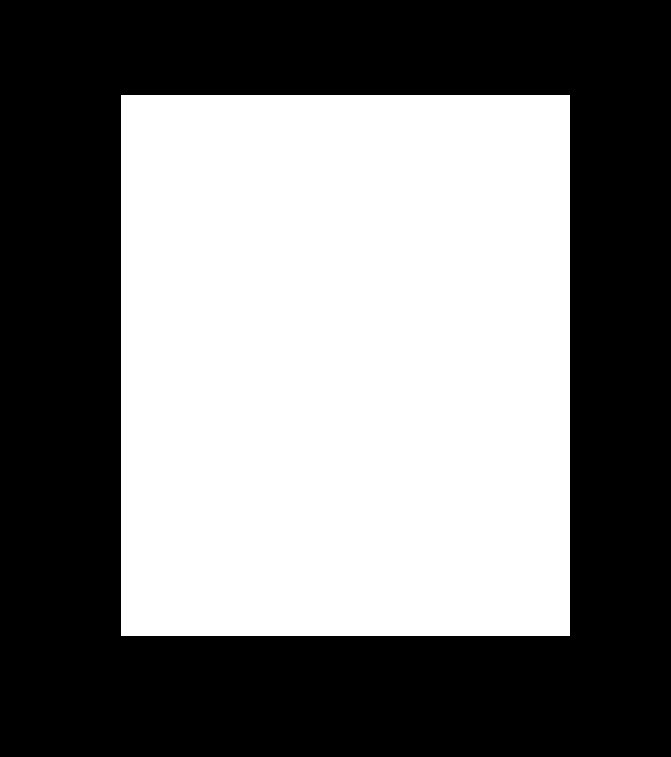
#> input picture w2/bayes_search_out/best_masks/00021.png, 671 x 757 px, given in place of 00021.jpg, which was not available
$ jupyter execute segmentation.ipynb
#> lines starting #> are read from the running program, lines starting #| are printed output that depends on the picture; after the words box and inside, x2 and y2 are one past the last pixel; in counts of white or black regions, pixels touching at a corner belong together; pictures that were not available may be replaced by others from this repository, and a replacement may not be noted
### w2/utils.py
from pathlib import Path
import matplotlib.pyplot as plt
import numpy as np
import cv2
import scipy.spatial.distance as sd
from typing import Literal
from scipy import ndimage as ndi
from scipy.ndimage import gaussian_filter1d


# =============================================================================
# TOOLS
# =============================================================================

# We only use .jpg because these are the only ones that contain the required images.
# [474 lines left out: functions load_images, show_histogram, normalize, normalize_lab_image, color_light_block_descriptor, color_light_block_descriptors and 8 more, not called in this run]


DISTANCES = ["bhattacharyya", 'braycurtis', 'canberra', 'chebyshev', "chi2", 'cityblock', 'correlation', 'cosine', 'dice', 'euclidean', 'hamming', "hellinger", "histogram_intersection", 'jaccard', 'jensenshannon', 'mahalanobis', 'minkowski', 'rogerstanimoto', 'russellrao', 'seuclidean', 'sokalsneath', 'sqeuclidean', "total_variation", 'yule']


# [31 lines left out: function get_distances, not called in this run]


# =============================================================================
# SEGMENTATION
# =============================================================================

BORDER_SIZE = 15
MEDIAN_KSIZE = 5
WALLTHR_K = 6
GMM_SAMPLE_SIZE = 14
GMM_SMOOTH_SIGMA = 2
PROJ_FRAC = 0.5


def prefilter_image(bgr: np.ndarray, name: Literal["none", "median"]) -> np.ndarray:
    """
    Apply an optional denoising filter to an image.

    Args:
        bgr: Input image in BGR color space.
        name: Filter to apply. "none" returns the image unchanged and
            "median" applies a median blur of size MEDIAN_KSIZE.

    Returns:
        Filtered image with the same shape as the input.
    """
    if name == "none":
        return bgr
    if name == "median":
        return cv2.medianBlur(bgr, MEDIAN_KSIZE)
    raise ValueError(f"Unknown prefilter: {name}")


def border_mask(h: int, w: int, b: int = BORDER_SIZE) -> np.ndarray:
    """
    Build a mask selecting a frame of pixels along the image border.

    The border is assumed to contain only wall, so it is used to model
    the background color distribution.

    Args:
        h: Image height in pixels.
        w: Image width in pixels.
        b: Border width in pixels. It is clipped so that it never exceeds
            half of the image height or width.

    Returns:
        Boolean mask of shape (h, w), True on the border pixels.
    """
    b = max(1, min(b, h // 2, w // 2))
    m = np.zeros((h, w), bool)
    m[:b, :] = m[-b:, :] = True
    m[:, :b] = m[:, -b:] = True
    return m


def mahalanobis(color: np.ndarray, border: np.ndarray, channels: list[int]) -> np.ndarray:
    """
    Compute the Mahalanobis distance of each pixel to the background.

    The background is modeled as a Gaussian fitted to the border pixels,
    so pixels that look like the wall get small distances and pixels
    from the painting get large ones.

    Args:
        color: Image in the chosen color space (HSV or Lab).
        border: Boolean mask of the pixels used to model the background.
        channels: Indices of the color channels to use.

    Returns:
        Float32 array of shape (h, w) with the distance of each pixel.
    """
    color = color[..., channels].astype(np.float64)
    background_pixels = color[border]
    mean = background_pixels.mean(axis=0)

    covariance = np.atleast_2d(np.cov(background_pixels, rowvar=False))
    covariance += np.eye(len(channels)) * 1e-3
    inverse_covariance = np.linalg.pinv(covariance)

    delta = color - mean
    distance_squared = np.einsum(
        "...i,ij,...j->...",
        delta,
        inverse_covariance,
        delta,
    )
    distance = np.sqrt(np.maximum(distance_squared, 0)).astype(np.float32)
    return distance


def threshold_value(
    distance: np.ndarray,
    border: np.ndarray,
    method: Literal["otsu", "triangle", "gmm", "wallthr"],
) -> float:
    """
    Compute the threshold that separates the painting from the wall.

    Pixels with a distance greater than the threshold are foreground.
    "wallthr" uses a robust statistic of the border distances (median +
    WALLTHR_K * MAD). "otsu", "triangle" and "gmm" work on the distance
    clipped to [0, 255]; "gmm" fits two Gaussians and takes the histogram
    minimum between their means.

    Args:
        distance: Distance map returned by mahalanobis.
        border: Boolean mask of the border pixels.
        method: Thresholding method to use.

    Returns:
        Threshold value in distance units.
    """
    if method == "wallthr":
        wall_d = distance[border].astype(np.float64)
        med = np.median(wall_d)
        return med + WALLTHR_K * 1.4826 * np.median(np.abs(wall_d - med))

    src = np.clip(distance, 0, 255).astype(np.uint8)

    if method == "otsu":
        t, _ = cv2.threshold(src, 0, 255, cv2.THRESH_BINARY + cv2.THRESH_OTSU)
        return t
    if method == "triangle":
        t, _ = cv2.threshold(src, 0, 255, cv2.THRESH_BINARY + cv2.THRESH_TRIANGLE)
        return t
    if method == "gmm":
        from sklearn.mixture import GaussianMixture
        sample = cv2.resize(src, (GMM_SAMPLE_SIZE, GMM_SAMPLE_SIZE),
                            interpolation=cv2.INTER_CUBIC).reshape(-1, 1).astype(np.float64)
        gmm = GaussianMixture(n_components=2, covariance_type="full", random_state=0).fit(sample)
        m1, m2 = np.sort(gmm.means_.flatten())
        hist, bins = np.histogram(src, bins=256, range=(0, 256))
        hist_smooth = gaussian_filter1d(hist.astype(np.float64), sigma=GMM_SMOOTH_SIGMA)
        centers = (bins[:-1] + bins[1:]) / 2
        between = (centers > m1) & (centers < m2)
        if not between.any():   # the two gaussians are too close
            return (m1 + m2) / 2
        return centers[between][np.argmin(hist_smooth[between])]
    raise ValueError(f"Unknown threshold: {method}")


def close(mask: np.ndarray, frac: float) -> np.ndarray:
    """
    Apply a morphological closing to fill small gaps in a binary mask.

    Args:
        mask: Binary mask as a uint8 array.
        frac: Size of the square kernel as a fraction of the smallest
            image side. Kernels smaller than 2 pixels are skipped.

    Returns:
        Closed binary mask with the same shape as the input.
    """
    h, w = mask.shape
    n = int(frac * min(h, w))
    if n < 2:
        return mask
    kernel = cv2.getStructuringElement(cv2.MORPH_RECT, (n, n))
    return cv2.morphologyEx(mask, cv2.MORPH_CLOSE, kernel)


def largest_component_filled(mask: np.ndarray) -> np.ndarray:
    """
    Keep only the largest connected component and fill its holes.

    Args:
        mask: Binary mask as a uint8 array.

    Returns:
        Binary uint8 mask containing only the largest component, with its
        holes filled. All zeros if the input has no foreground.
    """
    n, labels, stats, _ = cv2.connectedComponentsWithStats(mask, connectivity=8)
    if n < 2:
        return np.zeros_like(mask)
    largest = 1 + np.argmax(stats[1:, cv2.CC_STAT_AREA])
    return ndi.binary_fill_holes(labels == largest).astype(np.uint8)


def mask_to_rect(mask: np.ndarray) -> np.ndarray:
    """
    Convert a mask into an axis-aligned rectangle using its projections.

    A column (row) belongs to the painting if its fraction of foreground
    pixels exceeds PROJ_FRAC times the maximum over all columns (rows).
    This ignores thin protrusions that a plain bounding box would include.

    Args:
        mask: Binary mask as a uint8 array.

    Returns:
        Binary uint8 mask of the same shape, with ones inside the rectangle.
        All zeros if the input has no foreground.
    """
    H, W = mask.shape
    mask_rect = np.zeros((H, W), np.uint8)
    if not mask.any():
        return mask_rect
    col_prof, row_prof = mask.mean(axis=0), mask.mean(axis=1)
    cols = col_prof > PROJ_FRAC * col_prof.max()
    rows = row_prof > PROJ_FRAC * row_prof.max()
    x0, x1 = np.where(cols)[0][[0, -1]]
    y0, y1 = np.where(rows)[0][[0, -1]]
    mask_rect[y0:y1 + 1, x0:x1 + 1] = 1
    return mask_rect

# Pipeline
# [230 lines left out: functions segment, segments, crop_to_mask, apk, mapk, evaluate and 2 more, not called in this run]

### w2/segmentation.ipynb
[cell 1]
from pathlib import Path
import numpy as np
import cv2
import matplotlib.pyplot as plt
from matplotlib.patches import Rectangle
from sklearn.mixture import GaussianMixture

from utils import (
    border_mask, mahalanobis, threshold_value, close, largest_component_filled,
    mask_to_rect, segment, metrics, prefilter_image
)

BEST_PARAMS = {
    "prefilter": "none",
    "color_space": "HSV",
    "channels": [1, 2],
    "threshold": "otsu",
    "close_frac": 0.012306
}

plt.rcParams.update({"figure.dpi": 110, "font.size": 10, "axes.spines.top": False,
                     "axes.spines.right": False})
FIG_DIR = Path("results/segmentation")
FIG_DIR.mkdir(parents=True, exist_ok=True)
METHODS = ["otsu", "triangle", "gmm", "wallthr"]

def save(fig, name):
    fig.tight_layout()
    fig.savefig(FIG_DIR / f"{name}.png", dpi=200, bbox_inches="tight")

def rgb(bgr):
    return cv2.cvtColor(bgr, cv2.COLOR_BGR2RGB)

def show(ax, image, title=None, **kwargs):
    ax.imshow(image, **kwargs)
    ax.set_axis_off()
    if title:
        ax.set_title(title)

def gauss(x, mean, std):
    return np.exp(-0.5 * ((x - mean) / std) ** 2) / (std * np.sqrt(2 * np.pi))

def black_background(mask):
    return np.where(mask.astype(bool), 255, 0).astype(np.uint8)

[cell 2]
# Pipeline parameters: edit these values to choose the image and segmentation settings.
DATA_DIR = Path().resolve().parent / "data" / "qsd2_w2"
IMG_NAME = "00021.jpg"

P = dict(BEST_PARAMS)
# Optional overrides, for example:
# P.update({"prefilter": "median", "color_space": "HSV", "threshold": "gmm"})
# Supported keys and values follow BEST_PARAMS in utils.py.

img_bgr = cv2.imread(str(DATA_DIR / IMG_NAME))
#> img_bgr is the input picture: shape (757, 671, 3); 47.8% white; 1 white region, box (x1, y1, x2, y2) and area: (121, 95, 570, 636) 242909
if img_bgr is None:
    raise FileNotFoundError(f"Image not found: {DATA_DIR / IMG_NAME}")
gt_img = cv2.imread(str((DATA_DIR / IMG_NAME).with_suffix(".png")), cv2.IMREAD_GRAYSCALE)
gt = None if gt_img is None else (gt_img > 127).astype(np.uint8)
h, w = img_bgr.shape[:2]

filtered = {name: __import__("utils").prefilter_image(img_bgr, name) for name in ["none", "median"]}
#> filtered = 2 items
img_f = filtered[P["prefilter"]]
border = border_mask(h, w)
hsv = cv2.cvtColor(img_f, cv2.COLOR_BGR2HSV)
#> hsv: shape (757, 671, 3); mean H, S, V 0, 0, 121.9
lab = cv2.cvtColor(img_f, cv2.COLOR_BGR2LAB)
#> lab: shape (757, 671, 3); mean of channels 0, 1, 2 121.9, 128, 128
color = {"HSV": hsv, "LAB": lab}[P["color_space"]]
CH = P["channels"]
dist = mahalanobis(color, border, CH)
#> in mahalanobis, `background_pixels = color[border]`: background_pixels = 41940 pairs, first value 0 to 0, second value 0 to 0
#> in mahalanobis, `mean = background_pixels.mean(axis=0)`: mean = [0, 0]
#> in mahalanobis, `covariance = np.atleast_2d(np.cov(background_pixels, rowvar=False))`: covariance = [[0, 0], [0, 0]]
#> in mahalanobis, `covariance += np.eye(len(channels)) * 1e-3`: covariance = [[0.001, 0], [0, 0.001]]
#> in mahalanobis, `inverse_covariance = np.linalg.pinv(covariance)`: inverse_covariance = [[1000, 0], [0, 1000]]
T = {method: threshold_value(dist, border, method) for method in METHODS}
#> in threshold_value, `t, _ = cv2.threshold(src, 0, 255, cv2.THRESH_BINARY + cv2.THRESH_OTSU)`: t = 0
#> T = {'otsu': 0, 'triangle': 2, 'gmm': 9.5, 'wallthr': 0}
RAW = {method: (dist > T[method]).astype(np.uint8) for method in METHODS}
#> RAW = 4 items
print(f"Image: {IMG_NAME} | prefilter: {P['prefilter']} | color space: {P['color_space']} | threshold: {P['threshold']}")

[cell 3]
fig, axes = plt.subplots(1, 2, figsize=(9, 4))
show(axes[0], rgb(img_bgr), "Original")
show(axes[1], black_background(gt) if gt is not None else np.zeros((h, w), np.uint8), "Ground truth", cmap="gray", vmin=0, vmax=255)
save(fig, "01_original_ground_truth")
#> in save, `fig.savefig(FIG_DIR / f"{name}.png", dpi=200, bbox_inches="tight")`:
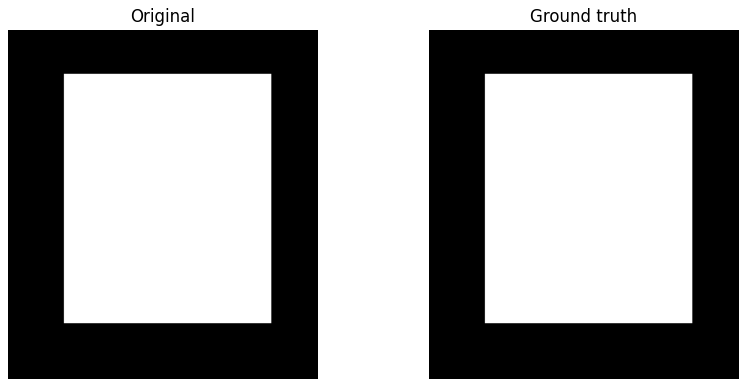
#> figure drawn by matplotlib, 2 panels
plt.show()

[cell 4]
fig, axes = plt.subplots(1, 2, figsize=(9, 4))
show(axes[0], rgb(img_bgr), "Original")
show(axes[1], rgb(img_f), "Median blur" if P["prefilter"] == "median" else "Filtered")
save(fig, "02_prefilter")
plt.show()

[cell 5]
fig, axes = plt.subplots(2, 3, figsize=(10, 6))

for row, (space, data, names) in enumerate([
    ("HSV", hsv, ["H", "S", "V"]),
    ("Lab", lab, ["L*", "a*", "b*"]),
]):
    for col, name in enumerate(names):
        channel = data[..., col]

        vmax = 180 if space == "HSV" and name == "H" else 255

        axes[row, col].imshow(
            channel,
            cmap="gray",
            vmin=0,
            vmax=vmax,
            interpolation="nearest"
        )
        axes[row, col].set_title(name)
        axes[row, col].axis("off")
#> this loop made 2 passes
#> (row, space, names) on passes 1 to 2: (0, 'HSV', ['H', 'S', 'V']), (1, 'Lab', ['L*', 'a*', 'b*'])

plt.tight_layout()
save(fig, "04_hsv_lab")
#> call 3 of save, with name = '04_hsv_lab'
#> in save (call 3), `fig.savefig(FIG_DIR / f"{name}.png", dpi=200, bbox_inches="tight")`:
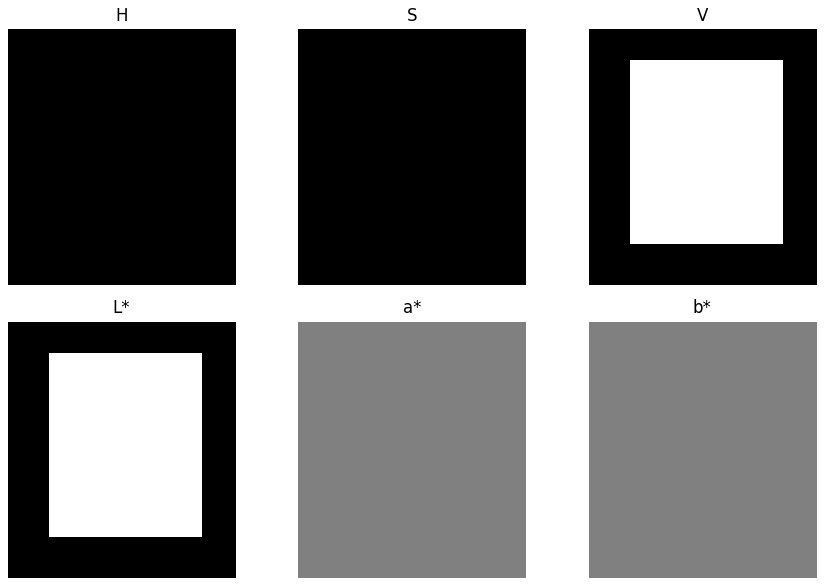
#> figure drawn by matplotlib, 6 panels
plt.show()

[cell 6]
fig, axes = plt.subplots(1, 3, figsize=(10, 4))

for ax, (i, name) in zip(axes, enumerate(["H", "S", "V"])):
    vmax = 180 if name == "H" else 255
    ax.imshow(hsv[..., i], cmap="gray", vmin=0, vmax=vmax, interpolation="nearest")
    ax.set_title(name)
    ax.axis("off")

plt.tight_layout()
save(fig, "04_hsv")
#> call 4 of save, with name = '04_hsv'
#> in save (call 4), `fig.savefig(FIG_DIR / f"{name}.png", dpi=200, bbox_inches="tight")`:
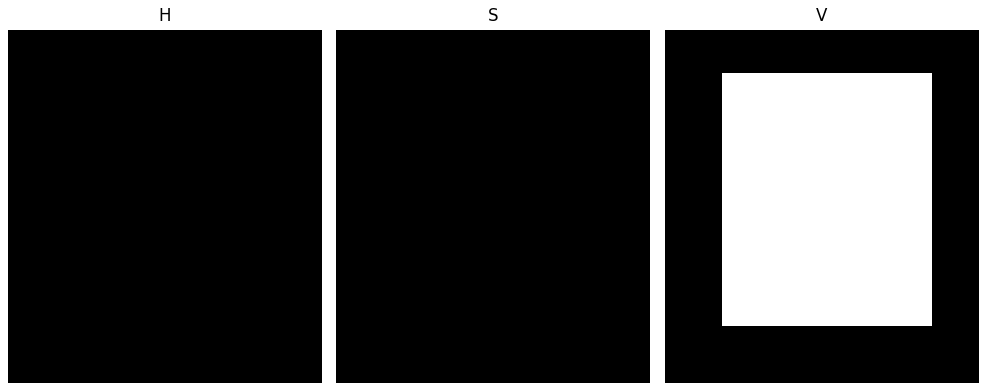
#> figure drawn by matplotlib, 3 panels
plt.show()

[cell 7]
fig = plt.figure(figsize=(12, 4))
ax0 = fig.add_subplot(1, 3, 1)
show(ax0, rgb(img_bgr), "Original")
ax1 = fig.add_subplot(1, 3, 2)
im = ax1.imshow(dist, cmap="magma", vmin=0, vmax=np.percentile(dist, 99))
ax1.set_title("Mahalanobis 2D")
ax1.set_axis_off()
ax2 = fig.add_subplot(1, 3, 3, projection="3d")
step = max(1, int(max(h, w) / 100))
yy, xx = np.mgrid[0:h:step, 0:w:step]
dd = dist[::step, ::step]
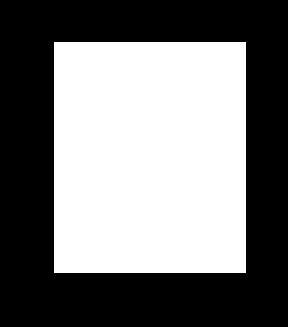
#> dd: shape (109, 96) float32 (shown 3 times larger); values 0 (black) and 8063.8 (white), 47.1% white; 1 white region, box (x1, y1, x2, y2) and area: (18, 14, 82, 91) 4928
ax2.plot_surface(xx, yy, dd, cmap="magma", linewidth=0, antialiased=False)
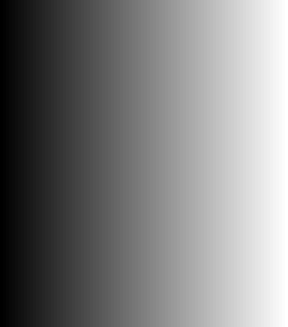
#> xx: shape (109, 96) int64 (shown 3 times larger); min 0, max 665, mean 332.5; drawn with min black and max white
ax2.set_title("Mahalanobis 3D")
ax2.set_xticks([]); ax2.set_yticks([]); ax2.set_zticks([])
save(fig, "05_mahalanobis")
#> in save (call 5), `fig.savefig(FIG_DIR / f"{name}.png", dpi=200, bbox_inches="tight")`:
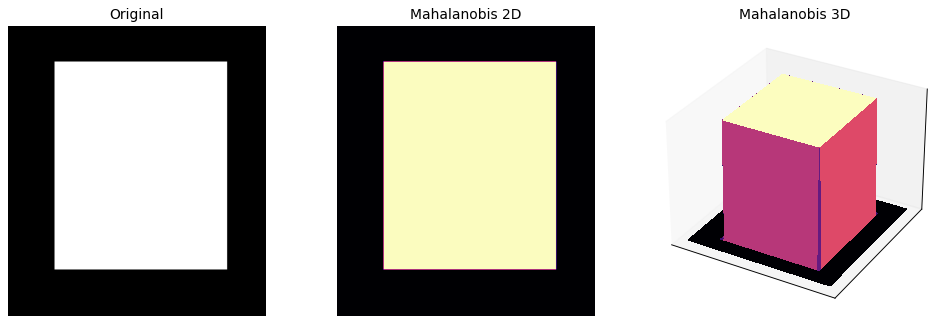
#> figure drawn by matplotlib, 3 panels
plt.show()

[cell 8]
from scipy.ndimage import gaussian_filter1d

GMM_SMOOTH_SIGMA = 4
GMM_SAMPLE_SIZE = 64

hist_max = max(float(np.percentile(dist, 99.7)), max(T.values()), 1.0)
#> hist_max = 8063.8
#> (the rest of the program and of its run is left out)
